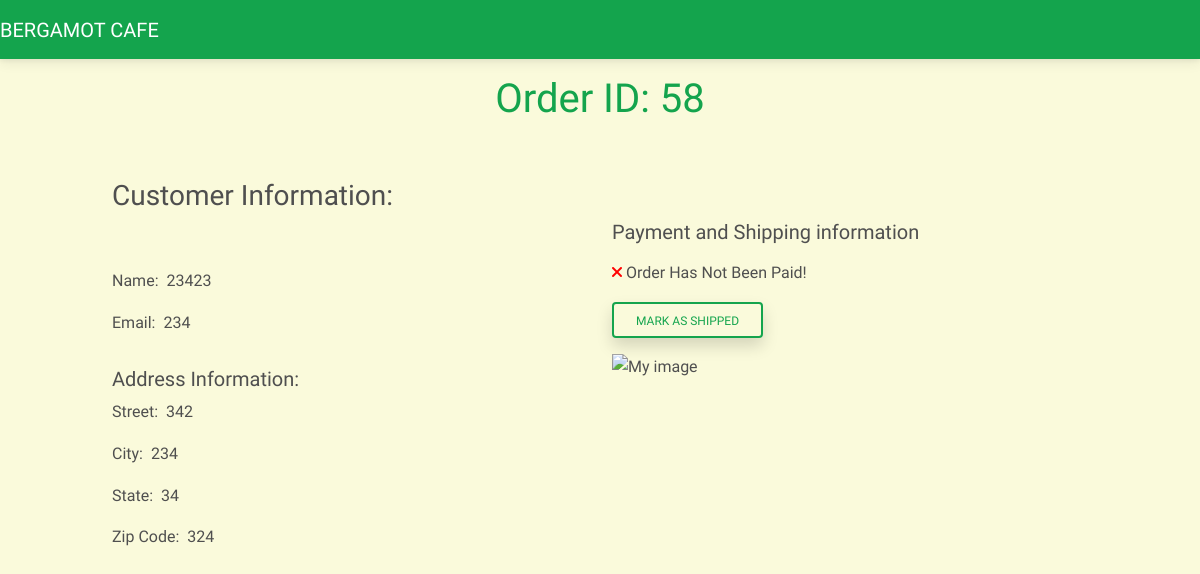
Page /cafe/order/58 (signed in) on the committed database.
### customer/models.py (models this page shows, shortened)
class OrderModel(models.Model):
    created_on = models.DateTimeField(auto_now_add=True)
    price = models.DecimalField(max_digits=7, decimal_places=2)
    items = models.ManyToManyField(
        'MenuItem', related_name='order', blank=True)
    name = models.CharField(max_length=50, blank=True)
    email = models.EmailField(max_length=50, blank=True)
    street = models.CharField(max_length=50, blank=True)
    city = models.CharField(max_length=50, blank=True)
    state = models.CharField(max_length=15, blank=True)
    zip_code = models.IntegerField(blank=True, null=True)
    is_paid = models.BooleanField(default=False)
    is_shipped = models.BooleanField(default=False)

### cafe/views.py (the view, shortened to what this page needs)
# urls.py: path('order/<int:pk>', OrderDetails.as_view(), name='order-details'),
class OrderDetails(LoginRequiredMixin, UserPassesTestMixin, View):
    def get(self, request, pk, *args, **kwargs):
        order = OrderModel.objects.get(pk=pk)
        context = {
            'order': order
        }
        return render(request, 'cafe/order-details.html', context)
    def test_func(self):
        return self.request.user.groups.filter(name='staff').exists()

### cafe/templates/cafe/order-details.html (shortened to what this page needs)
{% extends 'cafe/base.html' %}
{% load static %}
{% block content %}
<div class="container-fluid mytext_style back-dash">
    <div class="row justify-content-center">
        <div class="col-md-6 col-sm-12 text-center mt-3">
            <h1 class="text-success">Order ID: {{ order.pk }}</h1>
        </div>
    </div>
    <div class="row justify-content-center">
        <div class="col-md-10 col-sm-12 mt-5">
            <h3>Customer Information:</h3>
        </div>
    </div>
    <div class="row justify-content-center">
        <div class="col-md-5 col-sm-12 mt-5">
            <p><span style="font-weight: 400;" class="me-2">Name:</span>{{ order.name}}</p>
            <p><span style="font-weight: 400;" class="me-2">Email:</span>{{ order.email}}</p>
            <h5 class="pt-3" class="me-1">Address Information:</h5>
            <p><span style="font-weight: 400;" class="me-2">Street:</span>{{ order.street}}</p>
            <p><span style="font-weight: 400;" class="me-2">City:</span>{{ order.city}}</p>
            <p><span style="font-weight: 400;" class="me-2">State:</span>{{ order.state}}</p>
            <p><span style="font-weight: 400;" class="me-2">Zip Code:</span>{{ order.zip_code}}</p>
        </div>
        <div class="col-md-5 col-sm-12">
            <h5>Payment and Shipping information</h5>
            <p class="mt-3">{% if order.is_paid %}
                <p><i style="color:green;" class="fas fa-check"></i><span class="pl-2"> Order Has Been Paid!</span></p>
                {% else %}
                <p><i style="color:red;" class="fas fa-times"></i><span class="pl-2"> Order Has Not Been Paid!</span>
                </p>
                {% endif %}</p>
            {% if order.is_shipped %}
            <p><i style="color:green;" class="fas fa-check"></i><span class="pl-2"> Order Has Been Shipped!</span></p>
            {% else %}
            <form method="POST">
                <button type="submit" class="btn btn-outline-success shadow"> Mark as Shipped</button>
            </form>
            {% endif %}
            <img class='mt-3' src="{% static 'customer/bergamotlogo.jpg' %}" width="500px" height="500px"
                alt="My image">
        </div>
    </div>
</div>
{% endblock content %}

### customer/static/customer/site.css (style rules this page uses)
.mytext_style { font-family: 'Kurale', serif; font-weight: 100; }
.back-dash { background-color: rgb(250, 250, 219); height: 100vh; }

### rows in the picture
OrderModel: pk "58", name "23423", email "234", street "342", city "234", state "34", zip_code "324"
